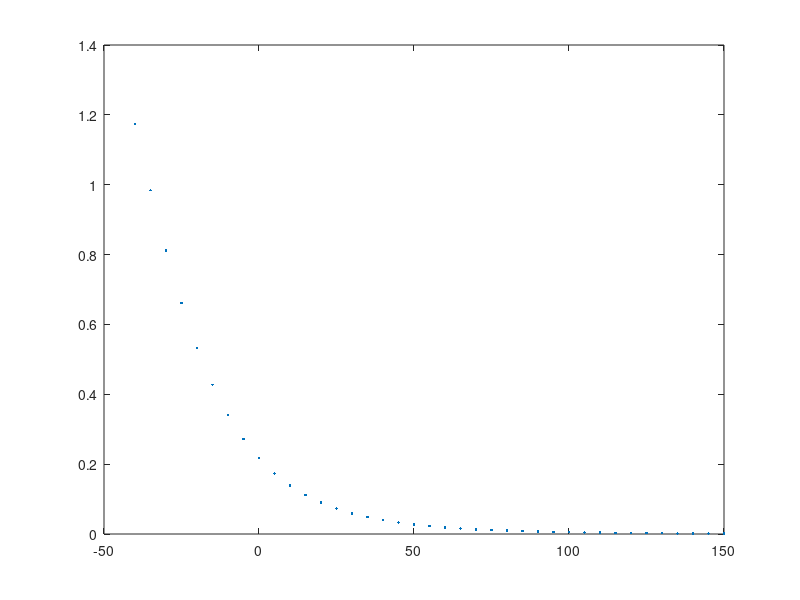

Recreate this plot in MATLAB.
%%
load('T30K.mat');
Rnom = 30e3;
R = Rt;
Vref = 2.5;
Rpu = 1.0e6;
Vth = Vref * R ./(R+Rpu);
%%
plot(T,Vth,'.');
%%
Tmin = interp1(Vth,T,Vref/2);
%%
v = Vth < Vref/2;
T = [Tmin; T(v)];
Vth = [Vref/2;Vth(v)];
%%
counts = uint32((Vth/Vref)*2^32);
%%
fprintf(1,'/* %.3f K Thermistor pulled up by %.1f M */\n', Rnom/1000, Rpu/1e6);
fprintf(1,'Calibration (AmbTS_T_t, CELCIUS) {\n');
for i = 1:length(Vth)
  fprintf(1, '  %10d, %.2f\n', counts(i), T(i));
end
fprintf(1,'}\n');
